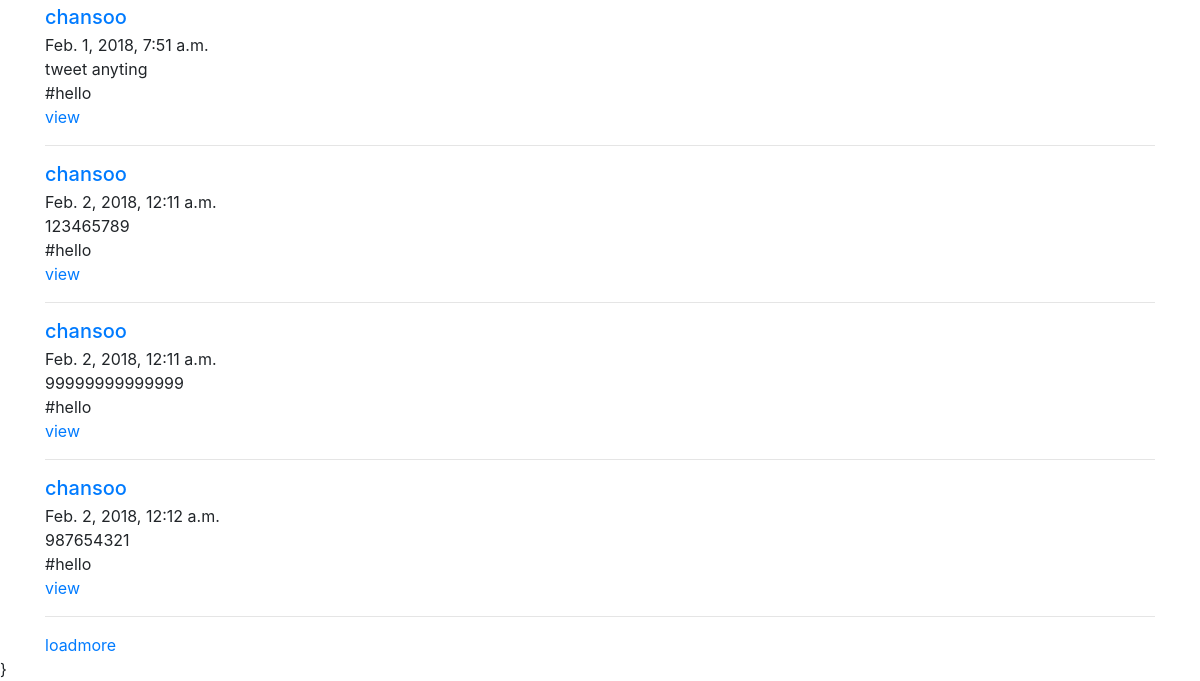
Before: / (lower part) with the older database file.
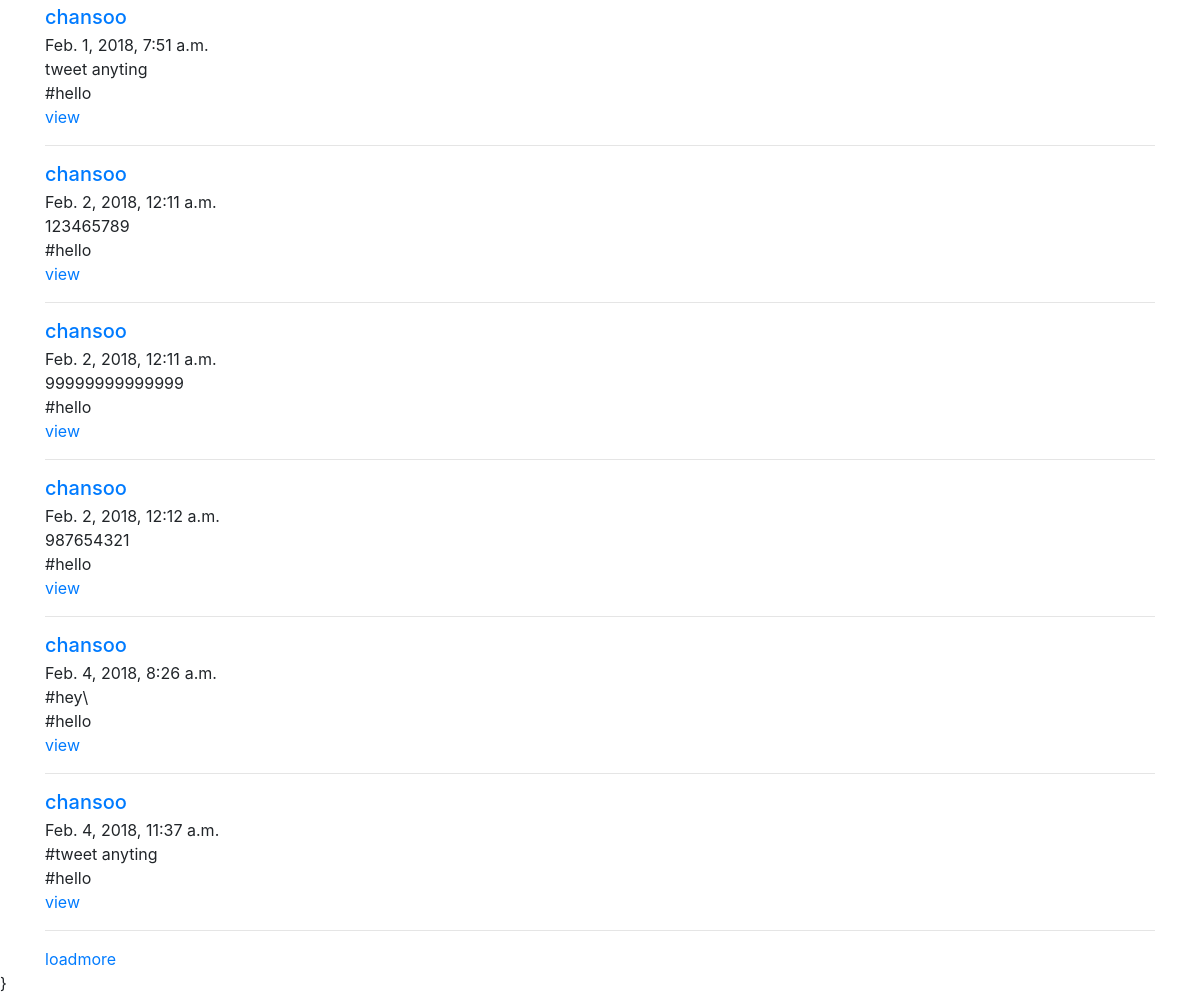
After: the same page with the newer database file.
### tweets/models.py (models this page shows, shortened)
class Tweet(models.Model):
    user        = models.ForeignKey(settings.AUTH_USER_MODEL, default=1)
    content     = models.CharField(max_length=140, default="tweet anyting", validators=[validate_content])
    updated_at  = models.DateTimeField(auto_now=True)
    timestamp   = models.DateTimeField(auto_now_add=True)
    def get_absolute_url(self):
        return reverse("tweets:detail", kwargs={'pk':self.pk})

### tweets/views.py (the view)
# urls.py: url(r'^$', TweetListView.as_view(), name='home'),
class TweetListView(ListView):
    def get_queryset(self, *args, **kwargs):
        qs = Tweet.objects.all()
        query = self.request.GET.get("q", None)
        print(query)
        print(self.request.GET)
        if query is not None:
            qs = qs.filter(
                Q(content__icontains=query) |
                Q(user__username__icontains=query)
            )
        return qs
    def get_context_data(self, *args, **kwargs):
        context = super(TweetListView, self).get_context_data(*args, **kwargs)
        context['create_form'] = TweetModelForm()
        context['create_url'] = reverse_lazy("tweets:create")
        return context

### tweets/templates/tweets/tweet_list.html (shortened to what this page needs)
{% extends "base.html" %}
{% block script %}}
{% endblock script %}
{% block content %}
    {% for object in object_list %}
        <li class="media">
            <div class="media-body">
                <h5 class="mt-0 mb-1"><a href="#" id="user_url">{{ object.user }}</a></h5>
                {{ object.timestamp }}<br>
                {{ object.content }}<br>
                #hello<br>
                <a href="{{ object.get_absolute_url}}">view</a>
            </div>
        </li>
        <hr/>
    {% empty %}
        {% if not request.GET.q %}
            <div class="">
                {% include "tweets/form.html" with form=create_form action_url=create_url btn_title='Tweet' form_id='tweets-form' %
            </div>
        {% endif %}
    {% endfor %}
    <a href="#" id="loadmore">loadmore</a>
{% endblock content %}

### templates/base.html (shortened to what this page needs)
{% load static %}
<html lang="en">
    <head>
        <link href="{% static 'css/bootstrap.min.css' %}" rel="stylesheet">
    </head>
    <body>
        <div class="container">
            {% block content %}
            {% endblock content %}
        </div>
        {% block script %}
        {% endblock script %}
    </body>
</html>

### tweets/templates/tweets/form.html (shortened to what this page needs)
{% load crispy_forms_tags %}

Changed rows visible on the page:
added Tweet: user "chansoo", timestamp "Feb. 4, 2018, 8:26 a.m.", content "#hey\\"
added Tweet: user "chansoo", timestamp "Feb. 4, 2018, 11:37 a.m.", content "#tweet anyting"
